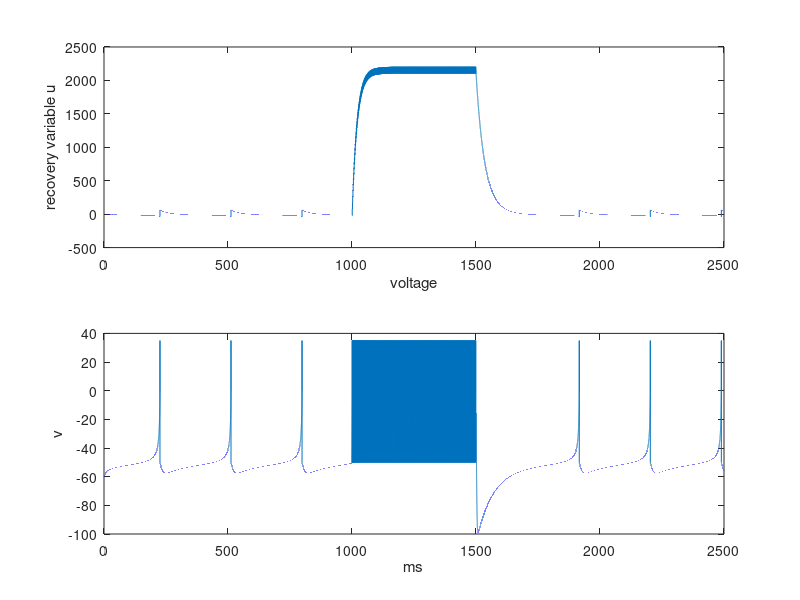

MATLAB code to generate this figure:
%find tradjectories and nullclines
clear;clf;
global C k vr vt a b vpeak d;
C=100; k=0.7;
vr = -60; vt = -40;
a = 0.03; b = -2;
.0;
d = 100;
vpeak = 35;
T = 2500; %ms
tau = 0.01; %ms
n = (T/tau);%timesteps


I_amp = 50.0;
v = (vr)*ones(1,n); 
u = zeros(1,n); % initial values

I = I_amp*C.*ones(1,n);
I_offset = 57.0;
 % pulse of input DC current

for i=1:n-1
    % forward Euler method
    if(i*tau <1000 || i*tau>1500)
        I(i)=0;
    end
    
    
    v(i+1)=v(i)+tau*(k*(v(i)-vr)*(v(i)-vt)-u(i)+I(i)+I_offset)/C;
    u(i+1)=u(i)+tau*a*(b*(v(i)-vr)-u(i));
    if v(i+1)>=0 % a spike is fired!
        disp('spike fired');
        v(i)=vpeak; % padding the spike amplitude
        v(i+1)=-50; % membrane voltage reset
        u(i+1)=u(i+1)+d; % recovery variable update
    end
    
    
end

        
    


figure(1);
subplot(2,1,1);
% plot(v,u,'k');hold on;
 plot(tau.*(1:n), u);
% axis([-90,vpeak,-200,100]);
xlabel('voltage');
ylabel('recovery variable u');

subplot(2,1,2);
plot(tau.*(1:n),v);hold on;
xlabel('ms');
ylabel('v');